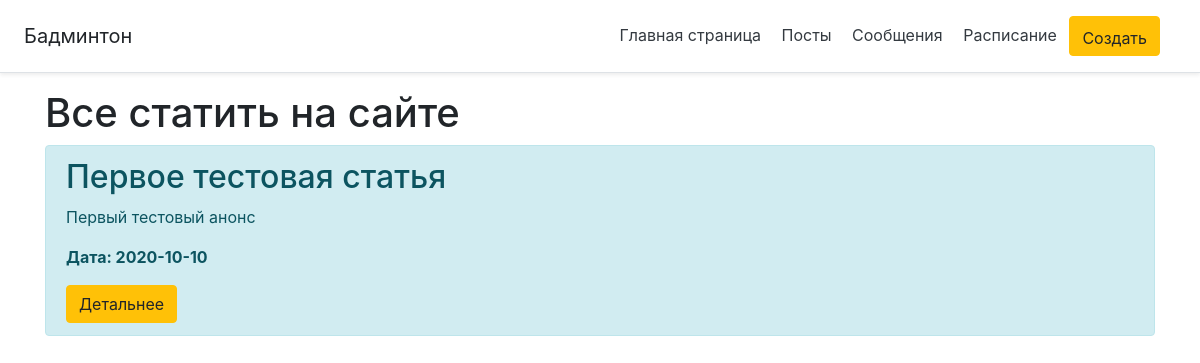
Page /posts on the earlier database version.
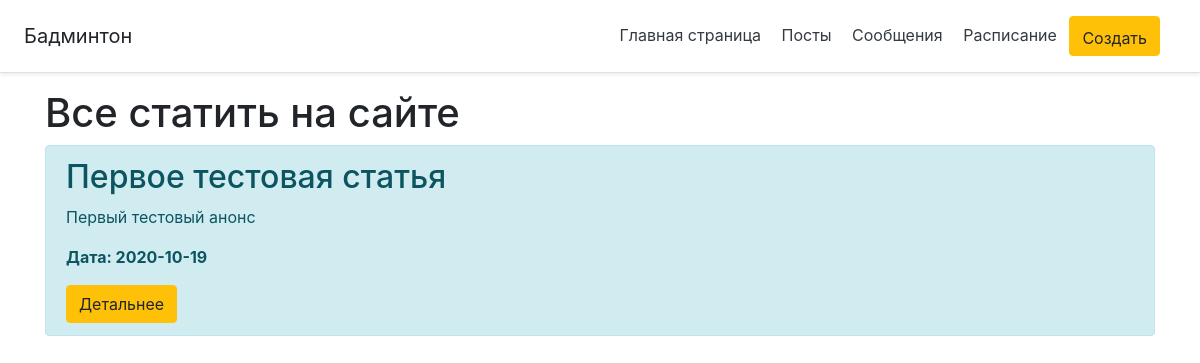
Same page on the later database version.
### app.py (models this page shows, shortened)
class Article(db.Model):
    id = db.Column(db.Integer, primary_key=True)
    title = db.Column(db.String(100), nullable=False)
    intro = db.Column(db.String(300), nullable=False)
    text = db.Column(db.Text, nullable=False)
    date = db.Column(db.DateTime, default=datetime.utcnow)

### app.py (the view)
@app.route('/posts')
def posts():
    articles = Article.query.order_by(Article.date.desc()).all()
    return render_template('posts.html', articles=articles)

### app.py (called while the page is built)
@app.after_request
def redirect_to_signin(response):
    if response.status_code == 401:
        return redirect(url_for('login_page') + '?next=' + request.url)
    return response

### templates/posts.html (shortened to what this page needs)
{% extends 'base.html' %}
{% block body %}
<div class="container">
    <h1>Все статить на сайте</h1>
    {% if articles|length > 0%}
    {% for el in articles %}
    <div class="alert alert-info">
        <h2>{{ el.title}}</h2>
        <p>{{ el.intro}}</p>
        <p><b> Дата: {{ el.date.date() }}</b></p>
        <a href="/posts/{{ el.id }}" class ="btn btn-warning">Детальнее</a>
    </div>
    {% endfor %}
    {% else %}
    <p>У нас ещё нету статей на сайте</p>
    {% endif %}
</div>
{% endblock %}

Differences in the rows shown:
changed Article "Первое тестовая статья": date "2020-10-10" → "2020-10-19"
